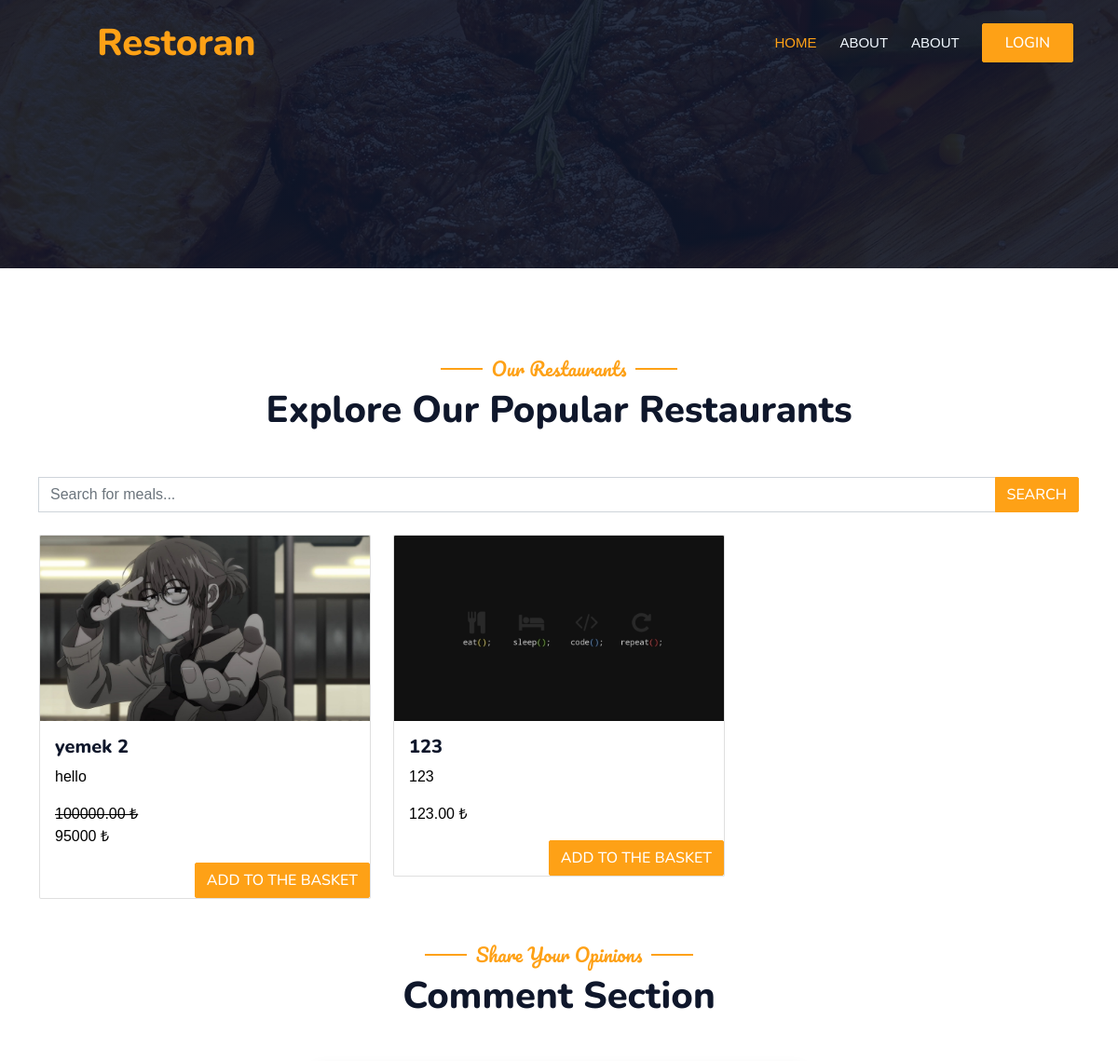
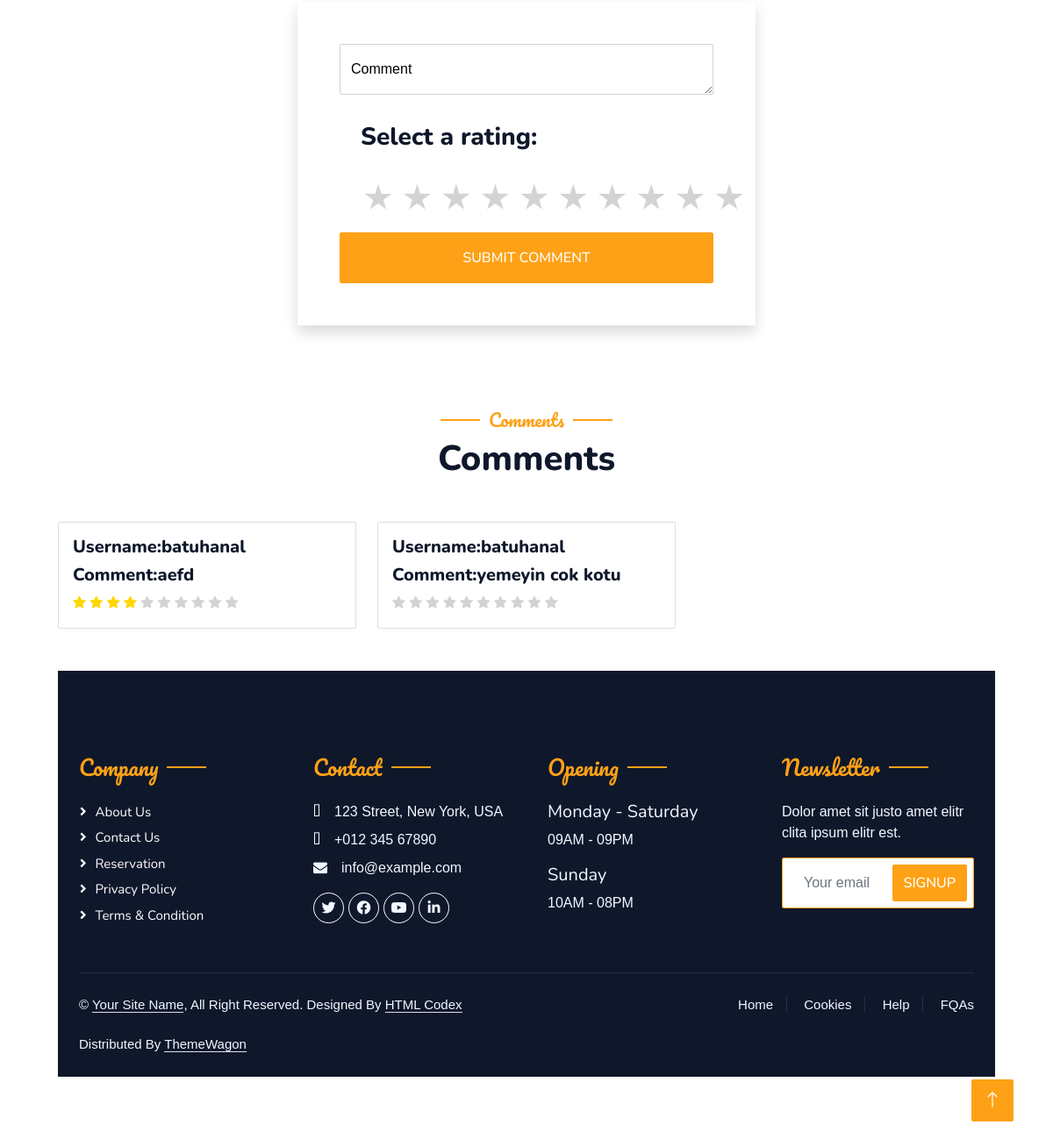
Page /php/restaurant_details.php?id=1 on the committed database (2 pictures, top to bottom).
### tables this page shows
CREATE TABLE `meals` (
  `id` int NOT NULL AUTO_INCREMENT,
  `res_id` int NOT NULL,
  `company_id` int NOT NULL,
  `meal_des` varchar(255) NOT NULL,
  `meal_price` decimal(10,2) NOT NULL,
  `meal_name` varchar(45) NOT NULL,
  `meal_logo` varchar(255) DEFAULT './uploaded_files/Default_pfp.jpg',
  `meal_discount` decimal(11,0) NOT NULL DEFAULT '0',
  PRIMARY KEY (`id`)
);

CREATE TABLE `comments` (
  `id` int NOT NULL AUTO_INCREMENT,
  `user_id` int NOT NULL,
  `res_id` int NOT NULL,
  `username` varchar(45) NOT NULL,
  `comment` varchar(255) NOT NULL,
  `score` decimal(10,0) NOT NULL,
  `created_at` timestamp NULL DEFAULT CURRENT_TIMESTAMP,
  PRIMARY KEY (`id`)
);

### php/functions/functions.php (called while the page is built, shortened)
<?php
function getMealBy_id($res_id) {
    include "db.php";
    $query = "SELECT * FROM meals WHERE res_id = :res_id";
    $statement = $pdo->prepare($query);
    $statement->execute(['res_id' => $res_id]);
    $result = $statement->fetchAll();
    return $result;
}
function getCommentBy_id($res_id){
    include "db.php";
    $query = "SELECT * FROM comments WHERE res_id = :res_id";
    $statement = $pdo->prepare($query);
    $statement->execute(['res_id' => $res_id]);
    $result = $statement->fetchAll();
    return $result;
}
?>

### php/restaurant_details.php (the view, shortened to what this page needs)
<?php
include "functions/functions.php";
$res_id = $_GET['id'];
if(isset($_GET['searchbar'])){
    $search = $_GET['searchbar'];
    $meals = searchMeal($search,$res_id);
}else {
    $meals = getMealBy_id($res_id);
}
$comments = getCommentBy_id($res_id);
?>
<!DOCTYPE html>
<html lang="en">
<head>
    <link href="https://cdnjs.cloudflare.com/ajax/libs/font-awesome/5.10.0/css/all.min.css" rel="stylesheet">
    <link href="https://cdn.jsdelivr.net/npm/bootstrap-icons@1.4.1/font/bootstrap-icons.css" rel="stylesheet">
    <link href="css/bootstrap.min.css" rel="stylesheet">
    <link rel="stylesheet" href="https://cdnjs.cloudflare.com/ajax/libs/font-awesome/4.7.0/css/font-awesome.min.css">
    <link href="css/style.css" rel="stylesheet">
</head>
<body>
    <div class="container-xxl bg-white p-0">
        <div class="container-xxl position-relative p-0">
            <nav class="navbar navbar-expand-lg navbar-dark bg-dark px-4 px-lg-5 py-3 py-lg-0">
                <a href="index.php" class="navbar-brand p-0">
                    <h1 class="text-primary m-0"><i class="fa fa-utensils me-3"></i>Restoran</h1>
                </a>
                <div class="collapse navbar-collapse" id="navbarCollapse">
                    <div class="navbar-nav ms-auto py-0 pe-4">
                        <a href="index.php" class="nav-item nav-link active">Home</a>
                        <?php if(isset($_SESSION['rolee']) && $_SESSION['rolee'] == "company" ){
                            echo '<a href="myrestaurants.php" class="nav-item nav-link">My Restaurants</a>';
                        } elseif(isset($_SESSION['rolee']) && $_SESSION['rolee'] == "user" || $_SESSION['rolee'] == "admin"  ){
                            echo '<a href="basket.php" class="nav-item nav-link">Basket</a>';
                        }else{
                            echo '<a href="about.html" class="nav-item nav-link">About</a>';
                        }?>
                        <?php if(isset($_SESSION['rolee']) && $_SESSION['rolee'] == "company" ){
                     echo '<a href="restaurant.php" class="nav-item nav-link">Add Restaurant</a>';
                    } elseif(isset($_SESSION['rolee']) && $_SESSION['rolee'] == "user" || $_SESSION['rolee'] == "admin"  ){
                        echo '<a href="orderhistory.php" class="nav-item nav-link">Orders</a>';
                    }else{
                        echo '<a href="booking.html" class="nav-item nav-link">About</a>';
                    }?>
                    </div>
                    <?php if(isset($_SESSION['username']) && (isset($_SESSION['rolee']) && !($_SESSION['rolee'] == "admin"))){
                     echo '<a href="profile.php" class="btn btn-primary py-2 px-4">Profile</a>';
                    } elseif(isset($_SESSION['username']) && (isset($_SESSION['rolee']) && ($_SESSION['rolee'] == "admin"))) {
                        echo '<a href="adminpanel.php" class="btn btn-primary py-2 px-4">Admin Panel</a>';
                    }else {
                        echo '<a href="login.php" class="btn btn-primary py-2 px-4">Login</a>';
                    }
                    ?>
                </div>
            </nav>
            <div class="container-xxl py-5 bg-dark hero-header mb-5">
                <div class="container my-5 py-5">
                </div>
            </div>
        </div>
        <div class="container-xxl py-5">
            <div class="container">
                <div class="text-center wow fadeInUp" data-wow-delay="0.1s">
                    <h5 class="section-title ff-secondary text-center text-primary fw-normal">Our Restaurants</h5>
                    <h1 class="mb-5">Explore Our Popular Restaurants</h1>
                </div>
                <form class="mb-4" action="restaurant_details.php" method="GET">
                    <div class="input-group">
                        <input type="search" class="form-control" placeholder="Search for meals..." name="searchbar">
                        <button class="btn btn-primary" type="submit">Search</button>
                    </div>
                </form>
                <div class="row g-4">
                    <?php foreach ($meals as $meal): ?>
                    <div class="col-lg-4 col-md-6">
                            <div class="card restaurant-card">
                                <img src="<?php echo htmlspecialchars($meal['meal_logo']); ?>" class="card-img-top" alt="<?php echo htmlspecialchars($meal['meal_name']); ?>">
                                <div class="card-body">
                                    <h5 class="card-title"><?php echo htmlspecialchars($meal['meal_name']); ?></h5>
                                    <p class="card-text"><?php echo htmlspecialchars($meal['meal_des']); ?></p>
                                    <?php if (isset($meal['meal_discount']) && $meal['meal_discount'] > 0): ?>
                                                                <del><?php echo $meal['meal_price'] ?> ₺</del>
                                                                <span class="discounted-price">
                                                                    <?php
                                                                        $discounted_price = $meal['meal_price'] - ($meal['meal_price'] * $meal['meal_discount'] / 100);?>
                                                                        <p class="card-text"><?php echo htmlspecialchars($discounted_price); ?> ₺</p>
                                                                </span>
                                                            <?php else: ?>
                                                                <p class="card-text"><?php echo htmlspecialchars($meal['meal_price']); ?> ₺</p>
                                                            <?php endif; ?>
                                </div>
                                <div class="mt-auto d-flex justify-content-end">
                                <form method="post" action="res_detailQuery.php?id=<?php echo $res_id ?>" enctype = "mutlipart/form-data">
                                    <button type="submit" name="add_basket" class="btn btn-primary">Add to the Basket</button>
                                </form>
                               </div>
                            </div>
                    </div>
                    <?php endforeach; ?>
                </div>
<div class="container-xxl py-5">
    <div class="container">
        <div class="text-center wow fadeInUp" data-wow-delay="0.1s">
            <h5 class="section-title ff-secondary text-center text-primary fw-normal">Share Your Opinions</h5>
            <h1 class="mb-5">Comment Section</h1>
        </div>
        <div class="row g-4">
            <div class="col-md-6 offset-md-3 wow fadeInUp" data-wow-delay="0.1s">
                <div class="card border-0 shadow rounded-4">
                    <div class="card-body p-4 p-sm-5">
                        <form action="addcomment.php" method="post" enctype="multipart/form-data">
                            <div class="row g-3">
                                <div class="col-md-12">
                                    <div class="form-floating">
                                        <textarea type="textarea" class="form-control" id="comment" name="comment" placeholder="Enter Your Comment" required></textarea>
                                        <label for="comment" id="comment-label">Comment</label>
                                    </div>
                                </div>
                                <div class="wrapper">
                                    <form action="addcomment.php" name="star-rating-form">
                                        <h3 id="title" class="call-to-action-text">Select a rating:</h3>
                                        <div class="star-wrap">
                                            <?php for ($i = 1; $i <= 10; $i++): ?>
                                                <label class="star-label" for="st-<?php echo $i; ?>">
                                                    <div class="star-shape"></div>
                                                </label>
                                            <?php endfor; ?>
                                        </div>
                                    </form>
                                </div>
                                <div class="col-12">
                                    <button class="btn btn-primary w-100 py-3" type="submit">Submit Comment</button>
                                </div>
                            </div>
                        </form>
                    </div>
                </div>
            </div>
        </div>
    </div>
</div>
         <div class="container-xxl py-5">
            <div class="container">
                <div class="text-center wow fadeInUp" data-wow-delay="0.1s">
                    <h5 class="section-title ff-secondary text-center text-primary fw-normal">Comments</h5>
                    <h1 class="mb-5">Comments</h1>
                </div>
                <div class="row g-4">
                    <?php foreach ($comments as $comment): ?>
                    <div class="col-lg-4 col-md-6">
                            <div class="card restaurant-card">
                                <div class="card-body">
                                    <h5 class="card-title">Username:<?php echo htmlspecialchars($comment['username']); ?></h5>
                                    <h5 class="card-text">Comment:<?php echo htmlspecialchars($comment['comment']); ?></h5>
                                    <div>
                                            <?php for ($i = 1; $i <= $comment['score']; $i++): ?>
                                                <span class="fa fa-star checked"></span>
                                            <?php endfor; ?>
                                            <?php for ($j = 1; $j <= 10 - $comment['score']; $j++): ?>
                                                <span class="fa fa-star"></span>
                                            <?php endfor; ?>
                                        </div>
                                </div>
                            </div>
                    </div>
                    <?php endforeach; ?>
                </div>
        <div class="container-fluid bg-dark text-light footer pt-5 mt-5 wow fadeIn" data-wow-delay="0.1s">
            <div class="container py-5">
                <div class="row g-5">
                    <div class="col-lg-3 col-md-6">
                        <h4 class="section-title ff-secondary text-start text-primary fw-normal mb-4">Company</h4>
                        <a class="btn btn-link" href="">About Us</a>
                        <a class="btn btn-link" href="">Contact Us</a>
                        <a class="btn btn-link" href="">Reservation</a>
                        <a class="btn btn-link" href="">Privacy Policy</a>
                        <a class="btn btn-link" href="">Terms & Condition</a>
                    </div>
                    <div class="col-lg-3 col-md-6">
                        <h4 class="section-title ff-secondary text-start text-primary fw-normal mb-4">Contact</h4>
                        <p class="mb-2"><i class="fa fa-map-marker-alt me-3"></i>123 Street, New York, USA</p>
                        <p class="mb-2"><i class="fa fa-phone-alt me-3"></i>+012 345 67890</p>
                        <p class="mb-2"><i class="fa fa-envelope me-3"></i>info@example.com</p>
                        <div class="d-flex pt-2">
                            <a class="btn btn-outline-light btn-social" href=""><i class="fab fa-twitter"></i></a>
                            <a class="btn btn-outline-light btn-social" href=""><i class="fab fa-facebook-f"></i></a>
                            <a class="btn btn-outline-light btn-social" href=""><i class="fab fa-youtube"></i></a>
                            <a class="btn btn-outline-light btn-social" href=""><i class="fab fa-linkedin-in"></i></a>
                        </div>
                    </div>
                    <div class="col-lg-3 col-md-6">
                        <h4 class="section-title ff-secondary text-start text-primary fw-normal mb-4">Opening</h4>
                        <h5 class="text-light fw-normal">Monday - Saturday</h5>
                        <p>09AM - 09PM</p>
                        <h5 class="text-light fw-normal">Sunday</h5>
                        <p>10AM - 08PM</p>
                    </div>
                    <div class="col-lg-3 col-md-6">
                        <h4 class="section-title ff-secondary text-start text-primary fw-normal mb-4">Newsletter</h4>
                        <p>Dolor amet sit justo amet elitr clita ipsum elitr est.</p>
                        <div class="position-relative mx-auto" style="max-width: 400px;">
                            <input class="form-control border-primary w-100 py-3 ps-4 pe-5" type="text" placeholder="Your email">
                            <button type="button" class="btn btn-primary py-2 position-absolute top-0 end-0 mt-2 me-2">SignUp</button>
                        </div>
                    </div>
                </div>
            </div>
            <div class="container">
                <div class="copyright">
                    <div class="row">
                        <div class="col-md-6 text-center text-md-start mb-3 mb-md-0">
                            &copy; <a class="border-bottom" href="#">Your Site Name</a>, All Right Reserved.
							Designed By <a class="border-bottom" href="https://htmlcodex.com">HTML Codex</a><br><br>
                            Distributed By <a class="border-bottom" href="https://themewagon.com" target="_blank">ThemeWagon</a>
                        </div>
                        <div class="col-md-6 text-center text-md-end">
                            <div class="footer-menu">
                                <a href="">Home</a>
                                <a href="">Cookies</a>
                                <a href="">Help</a>
                                <a href="">FQAs</a>
                            </div>
                        </div>
                    </div>
                </div>
            </div>
        </div>
        <a href="#" class="btn btn-lg btn-primary btn-lg-square back-to-top"><i class="bi bi-arrow-up"></i></a>
    </div>
</body>
</html>

### rows in the picture
meals: meal_logo (picture), meal_name "yemek 2", meal_des "hello", meal_price "100000.00", discounted_price "95000"
meals: meal_logo (picture), meal_name "123", meal_des "123", meal_price "123.00"
comments: username "batuhanal", comment "aefd", score 4 (drawn)
comments: username "batuhanal", comment "yemeyin cok kotu", score 0 (drawn)
